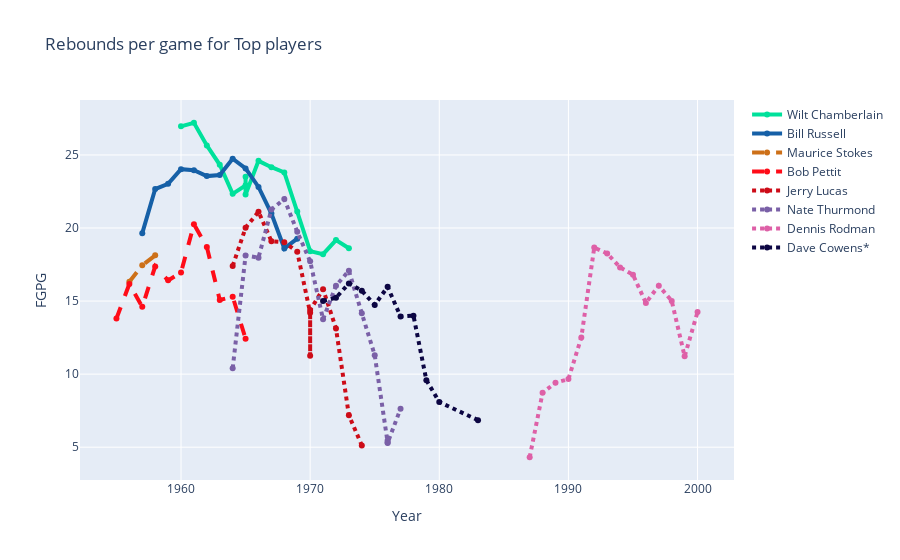

The notebook cell this image was saved under:
### Code cell
trace0 = go.Scatter(
    x = final_df.Year[final_df.Player == 'Wilt Chamberlain*'],
    y = final_df.rpg[final_df.Player == 'Wilt Chamberlain*'],
    name = 'Wilt Chamberlain',
    connectgaps=True,
    line = dict(
        color = ('rgb(0, 225, 155)'),
        width = 4)
)
trace1 = go.Scatter(
    x = final_df.Year[final_df.Player == 'Bill Russell*'],
    y = final_df.rpg[final_df.Player == 'Bill Russell*'],
    name = 'Bill Russell',
    connectgaps=True,
    line = dict(
        color = ('rgb(22, 96, 167)'),
        width = 4,)
)
trace2 = go.Scatter(
    x = final_df.Year[final_df.Player == 'Maurice Stokes*'],
    y = final_df.rpg[final_df.Player == 'Maurice Stokes*'],
    name = 'Maurice Stokes',
    connectgaps=True,
    line = dict(
        color = ('rgb(205, 112, 24)'),
        width = 4,
        dash = 'dash') 
)
trace3 = go.Scatter(
    x = final_df.Year[final_df.Player == 'Bob Pettit*'],
    y = final_df.rpg[final_df.Player == 'Bob Pettit*'],
    name = 'Bob Pettit',
    connectgaps=True,
    line = dict(
        color = ('rgb(255, 12, 24)'),
        width = 4,
        dash = 'dash')
)
trace4 = go.Scatter(
    x = final_df.Year[final_df.Player == 'Jerry Lucas*'],
    y = final_df.rpg[final_df.Player == 'Jerry Lucas*'],
    name = 'Jerry Lucas ',
    connectgaps=True,
    line = dict(
        color = ('rgb(205, 12, 24)'),
        width = 4,
        dash = 'dot')
)
trace5 = go.Scatter(
    x = final_df.Year[final_df.Player == 'Nate Thurmond*'],
    y = final_df.rpg[final_df.Player == 'Nate Thurmond*'],
    name = 'Nate Thurmond',
    connectgaps=True,
    line = dict(
        color = ('rgb(122, 96, 167)'),
        width = 4,
        dash = 'dot')
)
trace6 = go.Scatter(
    x = final_df.Year[final_df.Player == 'Dennis Rodman*'],
    y = final_df.rpg[final_df.Player == 'Dennis Rodman*'],
    name = 'Dennis Rodman',
    connectgaps=True,
    line = dict(
        color = ('rgb(222, 96, 167)'),
        width = 4,
        dash = 'dot')
)
trace7 = go.Scatter(
    x = final_df.Year[final_df.Player == 'Dave Cowens*'],
    y = final_df.rpg[final_df.Player == 'Dave Cowens*'],
    name = 'Dave Cowens*',
    connectgaps=True,
    line = dict(
        color = ('rgb(12, 6, 67)'),
        width = 4,
        dash = 'dot')
)
data = [trace0, trace1, trace2, trace3, trace4, trace5, trace6, trace7]

layout = dict(title = 'Rebounds per game for Top players',
              xaxis = dict(title = 'Year'),
              yaxis = dict(title = 'FGPG'),
              )

fig = dict(data=data, layout=layout)
py.iplot(fig, filename='styled-line')

### Figure 1 — Plotly figure (JSON) as saved in the notebook; plotly's stock layout.template omitted (floating-point values rounded to 4 significant figures)
{"data": [{"connectgaps": true, "line": {"color": "rgb(0, 225, 155)", "width": 4}, "name": "Wilt Chamberlain", "type": "scatter", "x": [1960, 1961, 1962, 1963, 1964, 1965, 1965, 1965, 1966, 1967, 1968, 1969, 1970, 1971, 1972, 1973], "y": [26.96, 27.2, 25.65, 24.32, 22.34, 22.92, 23.5, 22.29, 24.59, 24.16, 23.8, 21.14, 18.42, 18.21, 19.17, 18.61]}, {"connectgaps": true, "line": {"color": "rgb(22, 96, 167)", "width": 4}, "name": "Bill Russell", "type": "scatter", "x": [1957, 1958, 1959, 1960, 1961, 1962, 1963, 1964, 1965, 1966, 1967, 1968, 1969], "y": [19.65, 22.67, 23.03, 24.03, 23.95, 23.55, 23.63, 24.74, 24.08, 22.81, 20.99, 18.6, 19.27]}, {"connectgaps": true, "line": {"color": "rgb(205, 112, 24)", "dash": "dash", "width": 4}, "name": "Maurice Stokes", "type": "scatter", "x": [1956, 1957, 1958], "y": [16.33, 17.44, 18.13]}, {"connectgaps": true, "line": {"color": "rgb(255, 12, 24)", "dash": "dash", "width": 4}, "name": "Bob Pettit", "type": "scatter", "x": [1955, 1956, 1957, 1958, 1959, 1960, 1961, 1962, 1963, 1964, 1965], "y": [13.81, 16.17, 14.61, 17.37, 16.42, 16.96, 20.26, 18.71, 15.08, 15.3, 12.42]}, {"connectgaps": true, "line": {"color": "rgb(205, 12, 24)", "dash": "dot", "width": 4}, "name": "Jerry Lucas ", "type": "scatter", "x": [1964, 1965, 1966, 1967, 1968, 1969, 1970, 1970, 1970, 1971, 1972, 1973, 1974], "y": [17.41, 20.02, 21.11, 19.1, 19.02, 18.38, 14.19, 11.25, 14.38, 15.81, 13.13, 7.183, 5.123]}, {"connectgaps": true, "line": {"color": "rgb(122, 96, 167)", "dash": "dot", "width": 4}, "name": "Nate Thurmond", "type": "scatter", "x": [1964, 1965, 1966, 1967, 1968, 1969, 1970, 1971, 1972, 1973, 1974, 1975, 1976, 1976, 1976, 1977], "y": [10.39, 18.12, 17.97, 21.26, 21.98, 19.75, 17.72, 13.76, 16.05, 17.08, 14.16, 11.3, 5.321, 5.462, 5.292, 7.633]}, {"connectgaps": true, "line": {"color": "rgb(222, 96, 167)", "dash": "dot", "width": 4}, "name": "Dennis Rodman", "type": "scatter", "x": [1987, 1988, 1989, 1990, 1991, 1992, 1993, 1994, 1995, 1996, 1997, 1998, 1999, 2000], "y": [4.312, 8.72, 9.415, 9.659, 12.51, 18.66, 18.26, 17.3, 16.8, 14.88, 16.05, 15.01, 11.22, 14.25]}, {"connectgaps": true, "line": {"color": "rgb(12, 6, 67)", "dash": "dot", "width": 4}, "name": "Dave Cowens*", "type": "scatter", "x": [1971, 1972, 1973, 1974, 1975, 1976, 1977, 1978, 1979, 1980, 1983], "y": [15.01, 15.23, 16.21, 15.71, 14.74, 15.97, 13.94, 14, 9.588, 8.091, 6.85]}], "layout": {"title": {"text": "Rebounds per game for Top players"}, "xaxis": {"title": {"text": "Year"}}, "yaxis": {"title": {"text": "FGPG"}}}}
